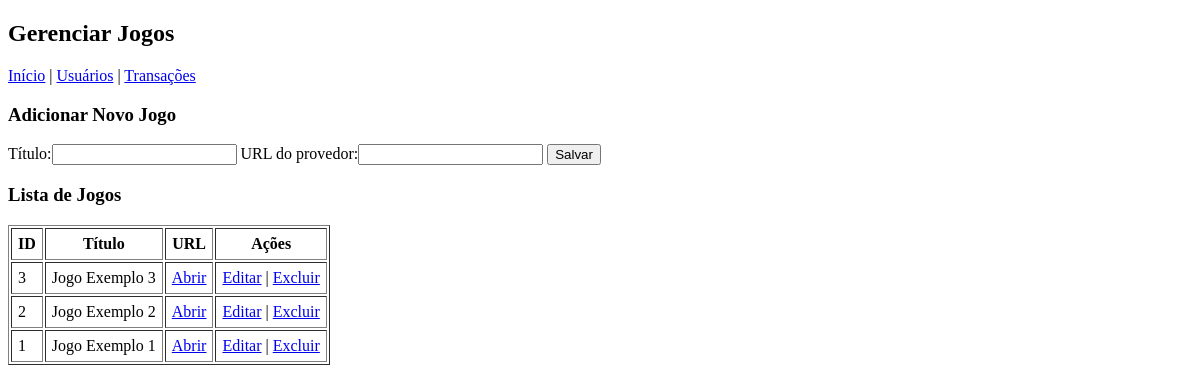
Screenshot of /admin/games.php (signed in) with the database file from the repository.
### tables this page shows
CREATE TABLE games (
    id INTEGER PRIMARY KEY AUTOINCREMENT,
    title TEXT NOT NULL,
    provider_url TEXT NOT NULL,
    created_at TEXT DEFAULT CURRENT_TIMESTAMP
);

### public/admin/games.php (the view, shortened to what this page needs)
<?php
$pdo = get_pdo();
$editGame = null;
$games = $pdo->query("SELECT * FROM games ORDER BY id DESC")->fetchAll(PDO::FETCH_ASSOC);
?>
<!doctype html>
<html>
<head>
  <link rel="stylesheet" href="/assets/css/style.css">
</head>
<body>
  <header class="container">
    <h2>Gerenciar Jogos</h2>
    <nav>
      <a href="/admin/">Início</a> |
      <a href="/admin/users.php">Usuários</a> |
      <a href="/admin/transactions.php">Transações</a>
    </nav>
  </header>
  <main class="container">
    <div class="card">
      <h3><?= $editGame ? 'Editar Jogo' : 'Adicionar Novo Jogo' ?></h3>
      <form method="post">
        <label>Título:<input type="text" name="title" required
            value="<?=htmlspecialchars($editGame['title'] ?? '')?>"></label>
        <label>URL do provedor:<input type="url" name="url" required
            value="<?=htmlspecialchars($editGame['provider_url'] ?? '')?>"></label>
        <button type="submit">Salvar</button>
      </form>
    </div>
    <div class="card">
      <h3>Lista de Jogos</h3>
      <table border="1" cellpadding="6">
        <tr>
          <th>ID</th>
          <th>Título</th>
          <th>URL</th>
          <th>Ações</th>
        </tr>
        <?php foreach ($games as $g): ?>
        <tr>
          <td><?=$g['id']?></td>
          <td><?=htmlspecialchars($g['title'])?></td>
          <td><a href="<?=$g['provider_url']?>" target="_blank">Abrir</a></td>
          <td><a href="?edit=<?=$g['id']?>">Editar</a> |
            <a href="?delete=<?=$g['id']?>" onclick="return confirm('Excluir jogo?')">Excluir</a>
          </td>
        </tr>
        <?php endforeach; ?>
      </table>
    </div>
  </main>
</body>
</html>

### public/assets/css/style.css (style rules this page uses)
.card { border-radius: 1rem; }

### rows the page displays
games: id "3", title "Jogo Exemplo 3"
games: id "2", title "Jogo Exemplo 2"
games: id "1", title "Jogo Exemplo 1"
